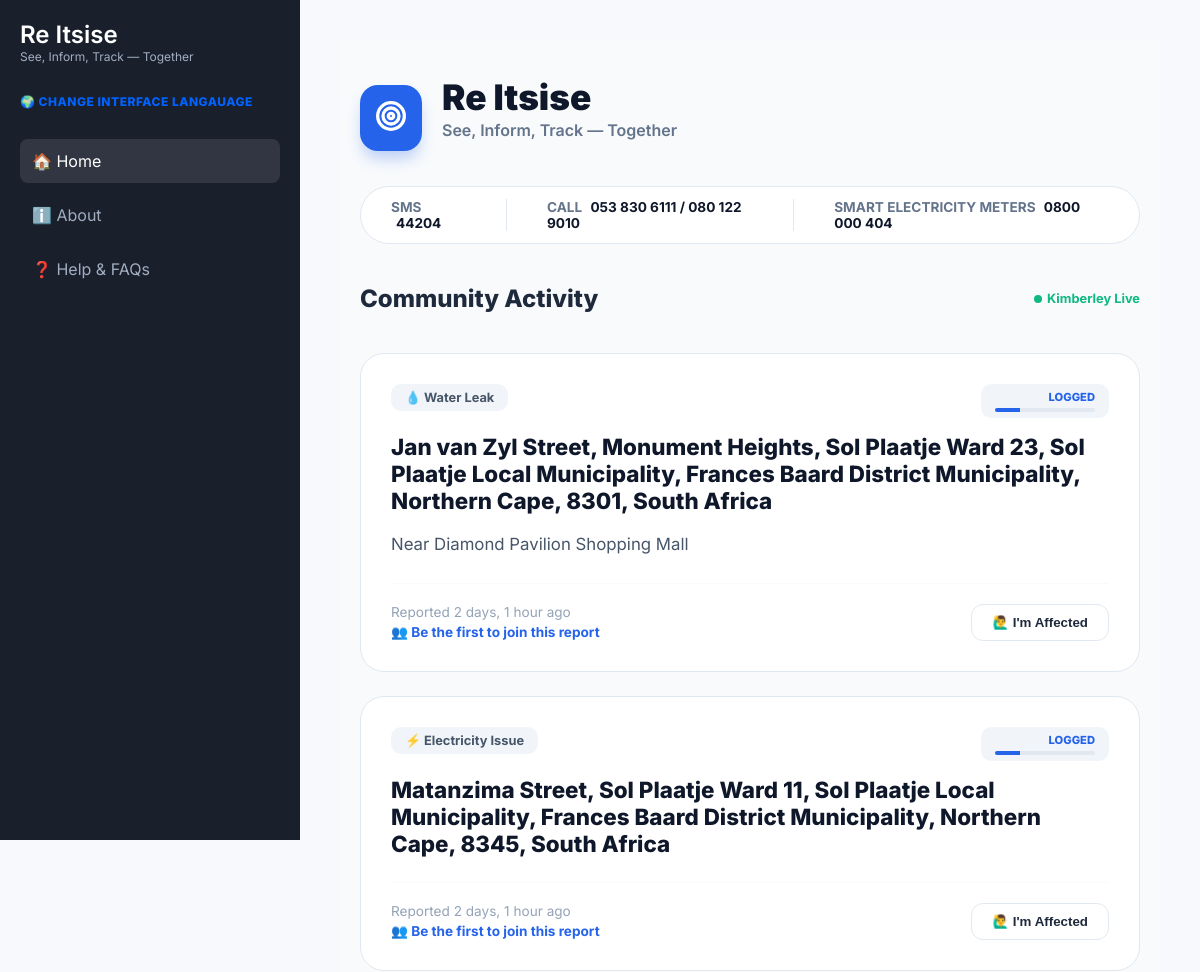
The app's page / (upper part), older data.
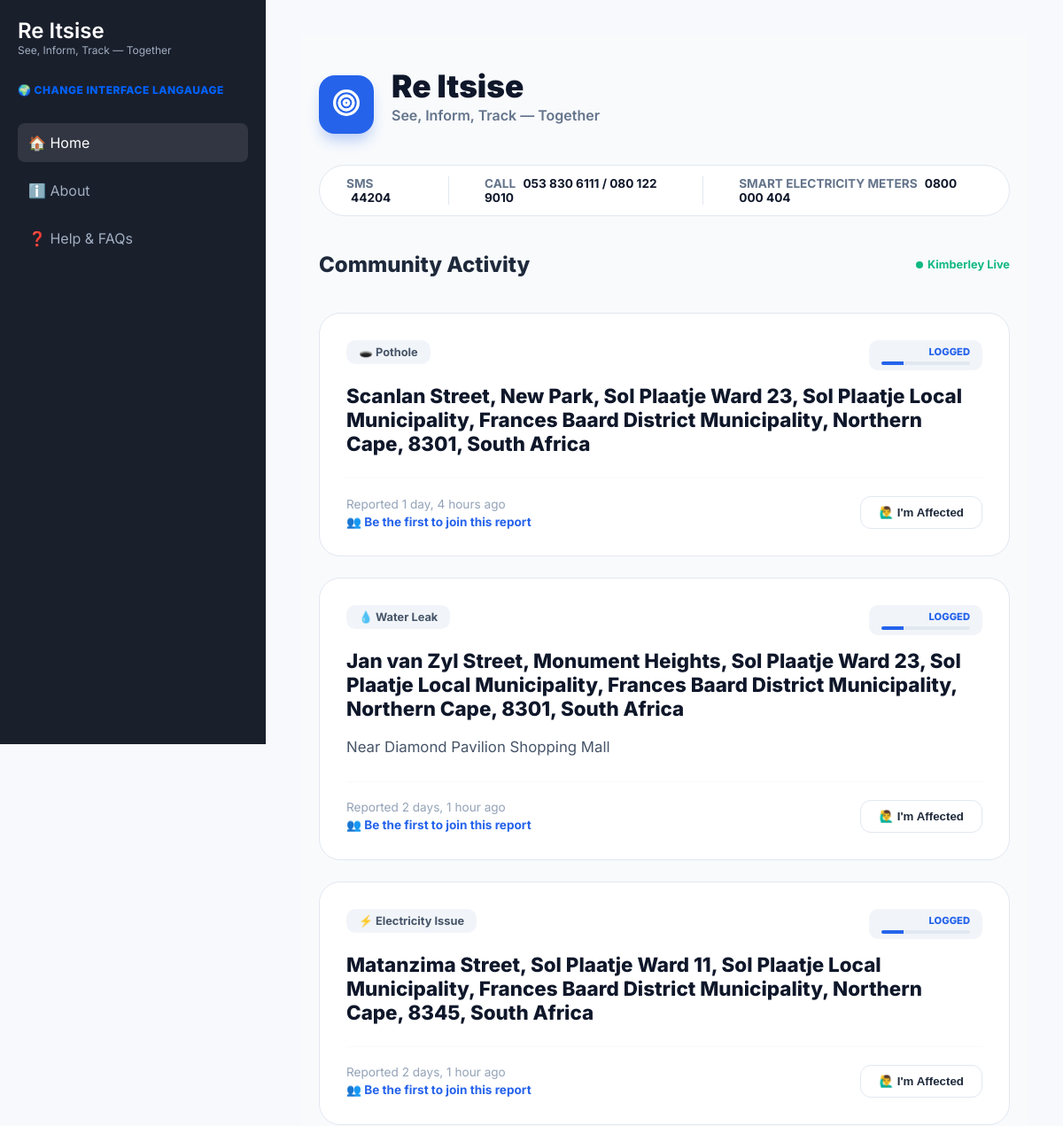
The same page, newer data.
### map/models.py (models this page shows, shortened)
class Fault(models.Model):
    CATEGORY_CHOICES = [
        ('ELEC', '⚡ Electricity'),
        ('WLEAK', '💧 Water Leak'),
        ('BPIPE', '🌊 Burst Pipe'),
        ('MHOLE', '🕳️ Missing Manhole'),
        ('RUBBL', '🏗️ Rubble'),
        ('STORM', '⛈️ Storm Water'),
        ('SANI', '🚽 Sanitation'),
        ('POTH', '🚧 Pothole'),
        ('OTHER', '🌳 Other')
    ]
    ref_number = models.CharField(max_length=12, unique=True, null=True, blank=True, editable=False)
    full_name = models.CharField(max_length=150)
    cellphone = models.CharField(max_length=15)
    category = models.CharField(max_length=10, choices=CATEGORY_CHOICES)
    location_address = models.TextField()
    latitude = models.DecimalField(max_digits=12, decimal_places=9, null=True, blank=True)
    longitude = models.DecimalField(max_digits=12, decimal_places=9, null=True, blank=True)
    description = models.TextField(blank=True, null=True)
    image = models.ImageField(upload_to='fault_images/', null=True, blank=True)
    audio_report = models.FileField(upload_to='fault_audio/', null=True, blank=True)
    status = models.CharField(max_length=10, default='LOG', choices=[
        ('LOG', 'Logged'),
        ('DIS', 'Dispatched'),
        ('PROG', 'In Progress'),
        ('RES', 'Resolved')
    ])
    date_reported = models.DateTimeField(auto_now_add=True)
    class Meta:
        ordering = ['-date_reported']

### map/views.py (the view)
# urls.py: path('', views.explorer_map, name='explorer_map'),
def explorer_map(request):
    faults = Fault.objects.all().order_by('-date_reported')
    return render(request, 'map/index.html', {'faults': faults})

### map/templates/map/index.html (shortened to what the changed rows need)
{% extends 'base.html' %} {% block content %}
<div
  class="container"
  style="
    padding: 0 20px;
    max-width: 1000px;
    margin: 0 auto;
    font-family: &quot;Inter&quot;, sans-serif;
    background-color: #f8fafc;
    min-height: 100vh;
    position: relative;
  "
>
  <header style="padding: 40px 0 20px 0">
    <div
      style="display: flex; align-items: center; gap: 20px; margin-bottom: 30px"
    >
      <div>
        <h1
          style="
            font-weight: 900;
            color: #0f172a;
            font-size: 2.2rem;
            margin: 0;
            line-height: 1;
          "
        >
          Re Itsise
        </h1>
      </div>
    </div>
    <div
      style="
        display: flex;
        justify-content: space-between;
        align-items: center;
        margin-bottom: 20px;
      "
    >
      <h2
        style="font-size: 1.5rem; font-weight: 800; color: #1e293b; margin: 0"
      >
        Community Activity
      </h2>
    </div>
  </header>
  <main style="max-width: 800px; margin: 0 auto; padding-bottom: 120px">
    {% for fault in faults %}
    <div
      class="report-card"
      style="
        background: white;
        border: 1px solid #e2e8f0;
        border-radius: 24px;
        padding: 30px;
        margin-bottom: 24px;
        position: relative;
      "
    >
      <div
        style="
          display: flex;
          justify-content: space-between;
          align-items: flex-start;
          margin-bottom: 15px;
        "
      >
      <span style="background: #f1f5f9; color: #475569; padding: 6px 14px; border-radius: 10px; font-weight: 700; font-size: 0.8rem; display: inline-flex; align-items: center; gap: 6px;">
    {% if fault.category == 'WLEAK' %}
        💧 Water Leak
    {% elif fault.category == 'BPIPE' %}
        🛠️ Burst Pipe
    {% elif fault.category == 'ELEC' %}
        ⚡ Electricity Issue
    {% elif fault.category == 'POTH' %}
        🕳️ Pothole
    {% elif fault.category == 'SEWER' %}
        🏗️ Sewerage Leak
    {% else %}
        ⚠️ {{ fault.category }}
    {% endif %}
</span>
        <span
          style="
            background: #f1f5f9;
            color: #475569;
            padding: 6px 14px;
            border-radius: 10px;
            font-weight: 700;
            font-size: 0.8rem;
            display: inline-flex;
            align-items: center;
            gap: 6px;
          "
        >
       <div style="display: flex; flex-direction: column; align-items: flex-end;">
    {% if fault.status == 'LOG' %}
        <span style="color: #2563eb; font-size: 0.7rem; font-weight: 800; text-transform: uppercase;">Logged</span>
        {% elif fault.status == 'DIS' %}
        <span style="color: #2563eb; font-size: 0.7rem; font-weight: 800; text-transform: uppercase;">Dispatched</span>
    {% elif fault.status == 'PROG' %}
        <span style="color: #2563eb; font-size: 0.7rem; font-weight: 800; text-transform: uppercase;">In Progress</span>
    {% elif fault.status == 'RES' %}
        <span style="color: #2563eb; font-size: 0.7rem; font-weight: 800; text-transform: uppercase;">Resolved</span>
    {% endif %}
    <div style="width: 100px; height: 4px; background: #e2e8f0; border-radius: 10px; margin-top: 4px; overflow: hidden;">
        {% if fault.status == 'LOG' %}
            <div style="width: 25%; height: 100%; background: #2563eb;"></div>
            {% elif fault.status == 'DIS' %}
            <div style="width: 50%; height: 100%; background: #2563eb;"></div>
        {% elif fault.status == 'PROG' %}
            <div style="width: 75%; height: 100%; background: #2563eb;"></div>
        {% elif fault.status == 'RES' %}
            <div style="width: 100%; height: 100%; background: #2563eb;"></div>
        {% endif %}
    </div>
</div>
      </div>
      <h3 style="margin: 0 0 10px 0; font-size: 1.4rem; color: #0f172a; font-weight: 800;">
    {{ fault.location_address }}
</h3>
<p style="color: #475569; font-size: 1.05rem; line-height: 1.6; margin-bottom: 25px;">
    {{ fault.description }}
</p>
<div style="display: flex; justify-content: space-between; align-items: center; padding-top: 20px; border-top: 1px solid #f8fafc;">
    <div style="display: flex; flex-direction: column; gap: 4px;">
        <span style="color: #94a3b8; font-size: 0.85rem">
            Reported {{ fault.date_reported|timesince }} ago
        </span>
        <span style="color: #2563eb; font-size: 0.85rem; font-weight: 700; display: flex; align-items: center; gap: 5px;">
            👥
            {% if fault.affected_residents.count > 0 %}
                {{ fault.affected_residents.count }} resident{{ fault.affected_residents.count|pluralize }} affected
            {% else %}
                Be the first to join this report
            {% endif %}
        </span>
    </div>
    <button
        onclick="openModal('{{ fault.id }}')"
        style="background: #ffffff; border: 1px solid #e2e8f0; color: #1e293b; padding: 10px 20px; border-radius: 12px; font-weight: 700; cursor: pointer;"
    >
        🙋‍♂️ I'm Affected
    </button>
</div>
    </div>
    {% empty %}
    <div style="text-align: center; padding: 40px; color: #94a3b8">
      <p>No reports found in your area yet.</p>
    </div>
    {% endfor %}
  </main>
</div>
{% endblock %}

Row changes from the older to the newer data that the page shows:
added Fault: category "🕳️ Pothole", status "LOGGED", location_address "Scanlan Street, New Park, Sol Plaatje Ward 23, Sol Plaatje Local Municipality, Frances Baard District Municipality, Northern Cape, 8301, South Africa", date_reported "1 day, 4 hours", shows "Be the first to join this report"
